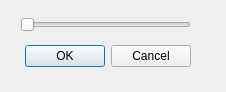
<?xml version="1.0" encoding="UTF-8"?>
<ui version="4.0">
 <class>Dialog</class>
 <widget class="QDialog" name="Dialog">
  <property name="geometry">
   <rect>
    <x>0</x>
    <y>0</y>
    <width>226</width>
    <height>92</height>
   </rect>
  </property>
  <property name="windowTitle">
   <string>Dialog</string>
  </property>
  <widget class="QDialogButtonBox" name="buttonBox">
   <property name="geometry">
    <rect>
     <x>-150</x>
     <y>40</y>
     <width>341</width>
     <height>32</height>
    </rect>
   </property>
   <property name="orientation">
    <enum>Qt::Horizontal</enum>
   </property>
   <property name="standardButtons">
    <set>QDialogButtonBox::Cancel|QDialogButtonBox::Ok</set>
   </property>
  </widget>
  <widget class="QSlider" name="horizontalSlider">
   <property name="geometry">
    <rect>
     <x>20</x>
     <y>10</y>
     <width>171</width>
     <height>29</height>
    </rect>
   </property>
   <property name="orientation">
    <enum>Qt::Horizontal</enum>
   </property>
  </widget>
 </widget>
 <resources/>
 <connections>
  <connection>
   <sender>buttonBox</sender>
   <signal>accepted()</signal>
   <receiver>Dialog</receiver>
   <slot>accept()</slot>
   <hints>
    <hint type="sourcelabel">
     <x>248</x>
     <y>254</y>
    </hint>
    <hint type="destinationlabel">
     <x>157</x>
     <y>274</y>
    </hint>
   </hints>
  </connection>
  <connection>
   <sender>buttonBox</sender>
   <signal>rejected()</signal>
   <receiver>Dialog</receiver>
   <slot>reject()</slot>
   <hints>
    <hint type="sourcelabel">
     <x>316</x>
     <y>260</y>
    </hint>
    <hint type="destinationlabel">
     <x>286</x>
     <y>274</y>
    </hint>
   </hints>
  </connection>
 </connections>
</ui>
